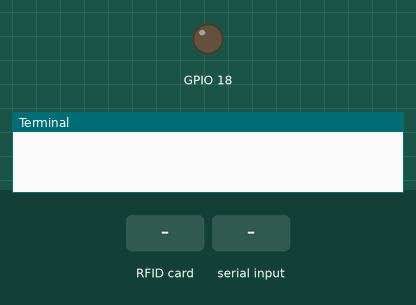
Simulated run of this program. Board: Raspberry Pi (BCM pin numbers). Shown: output pins drawn as LEDs (lit = HIGH), the last lines printed to the terminal. The test bench sets the inputs (shaded band). The RFID card's data blocks start empty.

Above: at 1.2 s.
1.3 s: RFID card E6 22 FD 30 held to the reader
2.8 s: "5" typed at the terminal, then Enter
4.3 s: RFID card 5E 7A 19 C4 held to the reader
At 5.3 s:
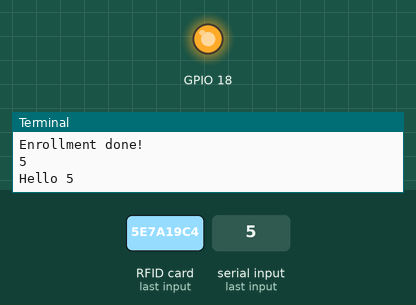
Timing chart, 0 to 7.9 s (numbered marks = the images above; inputs shaded):
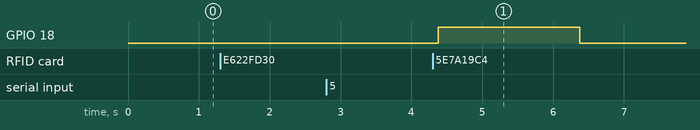

The program:

MasterCard.py
```python
#!/usr/bin/env python3

import RPi.GPIO as GPIO
from mfrc522 import SimpleMFRC522
from time import sleep

names = ["NatNat", "Jonel"]

def main():
  while True:
    try:
      GPIO.setwarnings(False)
      GPIO.setmode(GPIO.BCM)
      GPIO.setup(18, GPIO.OUT)

      reader = SimpleMFRC522()

      id, text = reader.read()
      #print(id)
      text = text.strip()
      print(text)
      if id == int(988429496329):
        enroll_card()
        continue

      if text in names:
        print("Hello", text)
        GPIO.output(18, 1)
        sleep(2)
        GPIO.output(18, 0)
        sleep(1)
      else:
        print("Access Denied!")
    finally:
    #  GPIO.cleanup()
      pass

def enroll_card():
  reader = SimpleMFRC522()
  name = input("Enter name for new card: ")
  print("Place your tag...")
  reader.write(name)
  names.append(name)
  print("Enrollment done!")

main()
```

Measured:
- after the input at 4.3 s, GPIO 18: LOW → HIGH after 0.08 s, → LOW 2.0 s later
